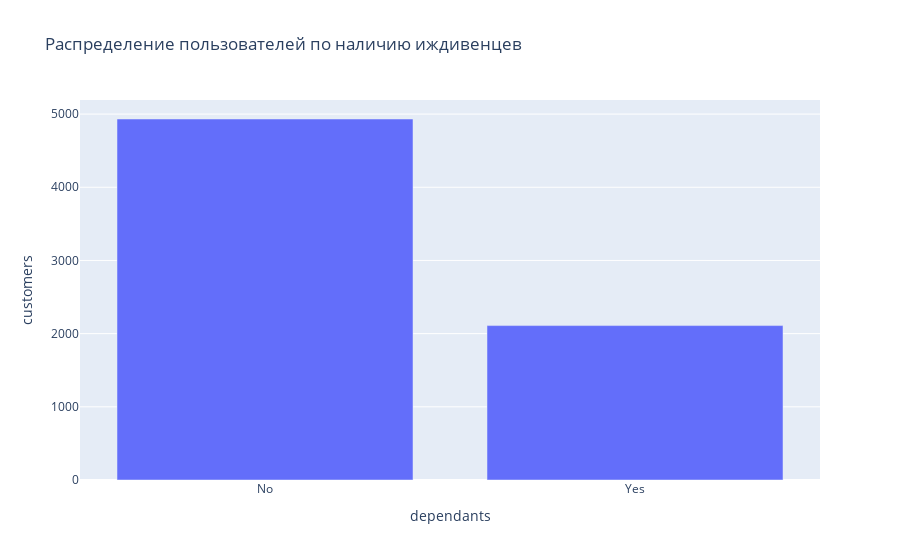

Notebook cell for this chart:
### Code cell
fig = px.bar(personal.groupby('dependants', as_index=False).agg({'customer_id':'nunique'})\
    .rename(columns={'customer_id':'customers'}), y='customers', x='dependants', title='Распределение пользователей по наличию иждивенцев')
fig.show()

### Figure 1 — Plotly figure (JSON) as saved in the notebook; plotly's stock layout.template omitted (floating-point values rounded to 4 significant figures)
{"data": [{"alignmentgroup": "True", "hovertemplate": "dependants=%{x}<br>customers=%{y}<extra></extra>", "legendgroup": "", "marker": {"color": "#636efa", "pattern": {"shape": ""}}, "name": "", "offsetgroup": "", "orientation": "v", "showlegend": false, "textposition": "auto", "type": "bar", "x": ["No", "Yes"], "xaxis": "x", "y": [4933, 2110], "yaxis": "y"}], "layout": {"barmode": "relative", "legend": {"tracegroupgap": 0}, "title": {"text": "Распределение пользователей по наличию иждивенцев"}, "xaxis": {"anchor": "y", "domain": [0, 1], "title": {"text": "dependants"}}, "yaxis": {"anchor": "x", "domain": [0, 1], "title": {"text": "customers"}}}}
